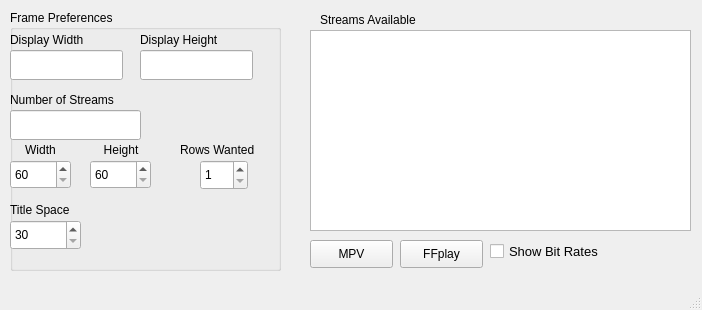
<?xml version="1.0" encoding="UTF-8"?>
<ui version="4.0">
 <class>ttv</class>
 <widget class="QMainWindow" name="ttv">
  <property name="geometry">
   <rect>
    <x>0</x>
    <y>0</y>
    <width>702</width>
    <height>310</height>
   </rect>
  </property>
  <property name="windowTitle">
   <string>ttviewer</string>
  </property>
  <widget class="QWidget" name="centralWidget">
   <widget class="QTextBrowser" name="textBrowser">
    <property name="geometry">
     <rect>
      <x>310</x>
      <y>30</y>
      <width>381</width>
      <height>201</height>
     </rect>
    </property>
   </widget>
   <widget class="QGroupBox" name="preference_groupBox">
    <property name="geometry">
     <rect>
      <x>10</x>
      <y>10</y>
      <width>271</width>
      <height>261</height>
     </rect>
    </property>
    <property name="title">
     <string>Frame Preferences</string>
    </property>
    <widget class="QSpinBox" name="width_spinBox">
     <property name="geometry">
      <rect>
       <x>0</x>
       <y>150</y>
       <width>61</width>
       <height>29</height>
      </rect>
     </property>
     <property name="minimum">
      <number>60</number>
     </property>
     <property name="maximum">
      <number>1024</number>
     </property>
     <property name="singleStep">
      <number>10</number>
     </property>
     <property name="value">
      <number>60</number>
     </property>
    </widget>
    <widget class="QLabel" name="label">
     <property name="geometry">
      <rect>
       <x>0</x>
       <y>130</y>
       <width>61</width>
       <height>20</height>
      </rect>
     </property>
     <property name="layoutDirection">
      <enum>Qt::LeftToRight</enum>
     </property>
     <property name="text">
      <string>Width</string>
     </property>
     <property name="alignment">
      <set>Qt::AlignCenter</set>
     </property>
    </widget>
    <widget class="QLabel" name="label_2">
     <property name="geometry">
      <rect>
       <x>80</x>
       <y>130</y>
       <width>62</width>
       <height>20</height>
      </rect>
     </property>
     <property name="text">
      <string>Height</string>
     </property>
     <property name="alignment">
      <set>Qt::AlignCenter</set>
     </property>
    </widget>
    <widget class="QSpinBox" name="height_spinBox">
     <property name="geometry">
      <rect>
       <x>80</x>
       <y>150</y>
       <width>61</width>
       <height>29</height>
      </rect>
     </property>
     <property name="minimum">
      <number>60</number>
     </property>
     <property name="maximum">
      <number>720</number>
     </property>
     <property name="singleStep">
      <number>10</number>
     </property>
     <property name="value">
      <number>60</number>
     </property>
    </widget>
    <widget class="QLineEdit" name="num_serv_lineEdit">
     <property name="geometry">
      <rect>
       <x>0</x>
       <y>100</y>
       <width>131</width>
       <height>30</height>
      </rect>
     </property>
    </widget>
    <widget class="QLabel" name="label_4">
     <property name="geometry">
      <rect>
       <x>0</x>
       <y>80</y>
       <width>131</width>
       <height>20</height>
      </rect>
     </property>
     <property name="text">
      <string>Number of Streams</string>
     </property>
    </widget>
    <widget class="QLineEdit" name="width_lineEdit">
     <property name="geometry">
      <rect>
       <x>0</x>
       <y>40</y>
       <width>113</width>
       <height>30</height>
      </rect>
     </property>
    </widget>
    <widget class="QLabel" name="label_5">
     <property name="geometry">
      <rect>
       <x>0</x>
       <y>20</y>
       <width>111</width>
       <height>20</height>
      </rect>
     </property>
     <property name="layoutDirection">
      <enum>Qt::LeftToRight</enum>
     </property>
     <property name="text">
      <string>Display Width</string>
     </property>
    </widget>
    <widget class="QLineEdit" name="height_lineEdit">
     <property name="geometry">
      <rect>
       <x>130</x>
       <y>40</y>
       <width>113</width>
       <height>30</height>
      </rect>
     </property>
    </widget>
    <widget class="QLabel" name="label_6">
     <property name="geometry">
      <rect>
       <x>130</x>
       <y>20</y>
       <width>111</width>
       <height>20</height>
      </rect>
     </property>
     <property name="text">
      <string>Display Height</string>
     </property>
    </widget>
    <widget class="QSpinBox" name="rows_wanted_spinBox">
     <property name="geometry">
      <rect>
       <x>190</x>
       <y>150</y>
       <width>48</width>
       <height>30</height>
      </rect>
     </property>
     <property name="minimum">
      <number>1</number>
     </property>
     <property name="maximum">
      <number>9</number>
     </property>
     <property name="value">
      <number>1</number>
     </property>
    </widget>
    <widget class="QLabel" name="label_7">
     <property name="geometry">
      <rect>
       <x>170</x>
       <y>130</y>
       <width>91</width>
       <height>20</height>
      </rect>
     </property>
     <property name="text">
      <string>Rows Wanted</string>
     </property>
    </widget>
    <widget class="QSpinBox" name="titleSpace_spinBox">
     <property name="geometry">
      <rect>
       <x>0</x>
       <y>210</y>
       <width>71</width>
       <height>30</height>
      </rect>
     </property>
     <property name="minimum">
      <number>30</number>
     </property>
     <property name="maximum">
      <number>60</number>
     </property>
     <property name="singleStep">
      <number>5</number>
     </property>
    </widget>
    <widget class="QLabel" name="label_8">
     <property name="geometry">
      <rect>
       <x>0</x>
       <y>190</y>
       <width>71</width>
       <height>20</height>
      </rect>
     </property>
     <property name="text">
      <string>Title Space</string>
     </property>
    </widget>
   </widget>
   <widget class="QLabel" name="label_3">
    <property name="geometry">
     <rect>
      <x>320</x>
      <y>10</y>
      <width>121</width>
      <height>20</height>
     </rect>
    </property>
    <property name="text">
     <string>Streams Available</string>
    </property>
   </widget>
   <widget class="QPushButton" name="ffplay_pushButton">
    <property name="geometry">
     <rect>
      <x>400</x>
      <y>240</y>
      <width>83</width>
      <height>28</height>
     </rect>
    </property>
    <property name="text">
     <string>FFplay</string>
    </property>
   </widget>
   <widget class="QPushButton" name="setMPVs_pushButton">
    <property name="geometry">
     <rect>
      <x>310</x>
      <y>240</y>
      <width>83</width>
      <height>28</height>
     </rect>
    </property>
    <property name="text">
     <string>MPV</string>
    </property>
   </widget>
   <widget class="QCheckBox" name="bitrate_checkBox">
    <property name="geometry">
     <rect>
      <x>490</x>
      <y>240</y>
      <width>111</width>
      <height>23</height>
     </rect>
    </property>
    <property name="font">
     <font>
      <pointsize>10</pointsize>
     </font>
    </property>
    <property name="text">
     <string>Show Bit Rates</string>
    </property>
   </widget>
  </widget>
  <widget class="QStatusBar" name="statusBar"/>
 </widget>
 <layoutdefault spacing="6" margin="11"/>
 <resources/>
 <connections/>
</ui>
